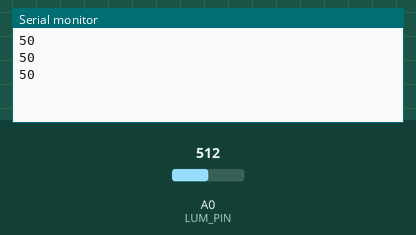
The sketch below on a simulated Arduino Uno, built with avr-gcc and run on an emulated ATmega328P. On the bench: the last lines printed to the serial monitor. The test bench sets the inputs (shaded band); at power-on: A0 (LUM_PIN) = 512.

Above: at 1.3 s.
1.4 s: A0 (LUM_PIN) set to 716
At 1.9 s:
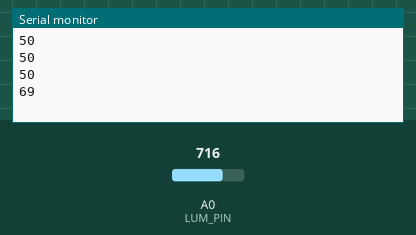
2.9 s: A0 (LUM_PIN) set to 900
At 3.4 s:
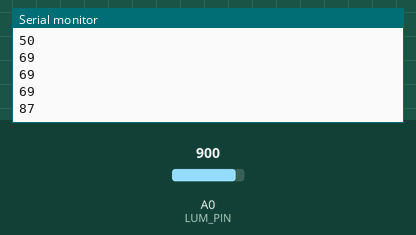
Timing chart, 0 to 5.9 s (numbered marks = the images above; inputs shaded):
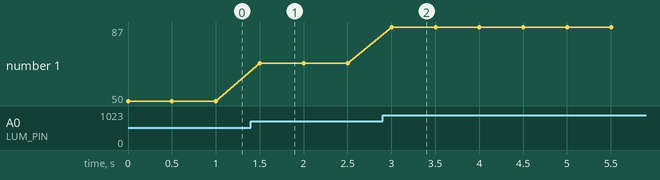

The sketch:

Luminosidade-Serial.ino
```cpp
// Alimentar MySQL com dados lidos da Porta Serial
// Arthur Castro
// 07 de abril de 2018

#define LUM_PIN A0
#define tempo 500               //Tempo entre leituras (em ms)

int lum = 0, lumPercent = 0;

void setup() {
  pinMode(LUM_PIN, INPUT);      // Define A0 como entrada
  Serial.begin(9600);           //Inicia comunicação serial
}

void loop() {
  lum = analogRead(LUM_PIN);
  lumPercent = map(lum,0,1023,0,100);

  Serial.println(lumPercent);

  delay(tempo);
}
```

Measured:
- after the input at 1.4 s, the serial monitor: prints a new line after 0.10 s (image 1)
- after the input at 2.9 s, the serial monitor: prints a new line after 0.10 s (image 2)
- plotted number 1: 50 → 69 after the input at 1.4 s, 69 → 87 after the input at 2.9 s
